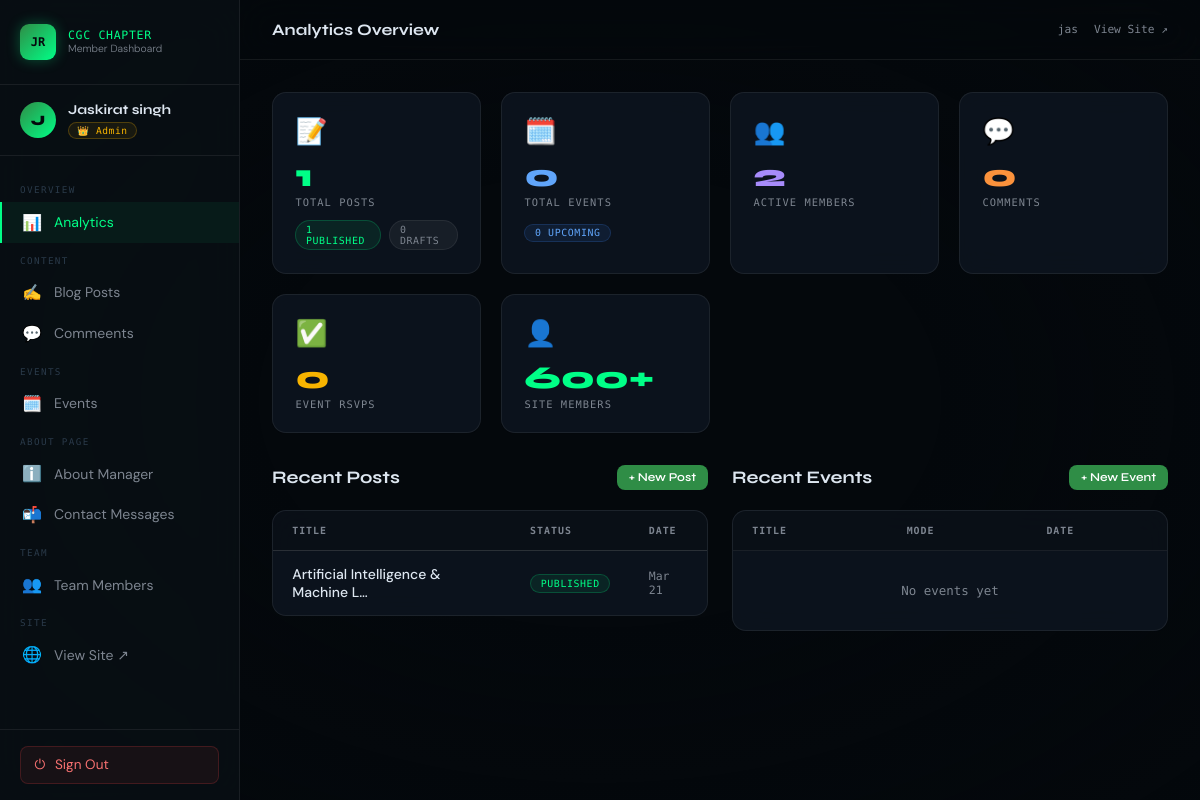
The page /dashboard/ (signed in) on the database its author committed.
### app1/models.py (models this page shows, shortened)
class MemberRole(models.Model):
    ROLE_CHOICES = [
        ('admin', 'Admin'),  # full access
        ('blog_editor', 'Blog Editor'),  # blog only
        ('event_manager', 'Event Manager'),  # events only
        ('team_manager', 'Team Manager'),  # team members only
        ('moderator', 'Moderator'),  # blog + events (read/edit, no delete)
    ]
    user = models.OneToOneField(User, on_delete=models.CASCADE, related_name='member_role')
    role = models.CharField(max_length=20, choices=ROLE_CHOICES, default='blog_editor')
    is_active = models.BooleanField(default=True, help_text="Uncheck to revoke dashboard access")
    joined_date = models.DateField(auto_now_add=True)
    bio = models.TextField(blank=True)
    avatar = models.ImageField(upload_to='member_avatars/', blank=True, null=True)
    class Meta:
        verbose_name = "Member Role"
        verbose_name_plural = "Member Roles"
    @property
    def can_manage_blog(self):
        return self.role in ('admin', 'blog_editor', 'moderator')
    @property
    def can_manage_events(self):
        return self.role in ('admin', 'event_manager', 'moderator')
    @property
    def can_manage_team(self):
        return self.role in ('admin', 'team_manager')
    @property
    def is_admin(self):
        return self.role == 'admin'
    @property
    def role_color(self):
        colors = {
            'admin': '#f8b400',
            'blog_editor': '#00ff87',
            'event_manager': '#60a5fa',
            'team_manager': '#a78bfa',
            'moderator': '#fb923c',
        }
        return colors.get(self.role, '#7d8590')
    @property
    def role_icon(self):
        icons = {
            'admin': '👑',
            'blog_editor': '✍️',
            'event_manager': '🗓️',
            'team_manager': '👥',
            'moderator': '🛡️',
        }
        return icons.get(self.role, '👤')

class SiteStats(models.Model):
    members          = models.PositiveIntegerField(default=500)
    events_hosted    = models.PositiveIntegerField(default=40)
    articles_published = models.PositiveIntegerField(default=100)
    years_running    = models.PositiveIntegerField(default=3)
    active_teams     = models.PositiveIntegerField(default=6)
    class Meta:
        verbose_name        = "Site Statistics"
        verbose_name_plural = "Site Statistics"
    @classmethod
    def get(cls):
        obj, _ = cls.objects.get_or_create(pk=1)
        return obj

class Post(models.Model):
    STATUS_CHOICES = [("draft", "Draft"), ("published", "Published")]
    title       = models.CharField(max_length=250)
    slug        = models.SlugField(unique=True, blank=True, max_length=300)
    author      = models.ForeignKey(User, on_delete=models.CASCADE, related_name="posts")
    category    = models.ForeignKey(Category, on_delete=models.SET_NULL, null=True, blank=True, related_name="posts")
    tags        = models.ManyToManyField(Tag, blank=True, related_name="posts")
    content     = models.TextField()          # store Markdown here
    excerpt     = models.TextField(blank=True, max_length=300)
    cover_image = models.ImageField(upload_to="blog/covers/", blank=True, null=True)
    status      = models.CharField(max_length=10, choices=STATUS_CHOICES, default="draft")
    created_at  = models.DateTimeField(auto_now_add=True)
    updated_at  = models.DateTimeField(auto_now=True)
    class Meta:
        ordering = ["-created_at"]

### app1/views.py (the view)
# urls.py: path('dashboard/', views.dashboard_home, name='dashboard_home'),
@member_required
def dashboard_home(request):
    role    = get_member_role(request.user)
    stats   = SiteStats.get()
    now     = timezone.now()
    total_posts    = Post.objects.count()
    published_posts= Post.objects.filter(status='published').count()
    draft_posts    = Post.objects.filter(status='draft').count()
    total_events   = Event.objects.count()
    upcoming_events= Event.objects.filter(start_dt__gte=now).count()
    total_members  = TeamMember.objects.filter(is_active=True).count()
    total_comments = Comment.objects.count()
    total_rsvps    = RSVP.objects.filter(status='going').count()
    recent_posts   = Post.objects.order_by('-created_at')[:5]
    recent_events  = Event.objects.order_by('-created_at')[:5]
    recent_comments= Comment.objects.order_by('-created_at')[:5]
    cat_data = list(
        Category.objects.annotate(post_count=Count('posts'))
        .values('name', 'post_count').order_by('-post_count')[:6]
    )
    return render(request, 'dashboard/home.html', {
        'role':             role,
        'stats':            stats,
        'total_posts':      total_posts,
        'published_posts':  published_posts,
        'draft_posts':      draft_posts,
        'total_events':     total_events,
        'upcoming_events':  upcoming_events,
        'total_members':    total_members,
        'total_comments':   total_comments,
        'total_rsvps':      total_rsvps,
        'recent_posts':     recent_posts,
        'recent_events':    recent_events,
        'recent_comments':  recent_comments,
        'cat_data':         cat_data,
    })

### app1/views.py (called while the page is built)
def get_member_role(user):
    if user is None or not user.is_authenticated:
        return None
    if user.is_superuser or user.is_staff:
        from .models import MemberRole
        role, created = MemberRole.objects.get_or_create(
            user=user,
            defaults={'role': 'admin', 'is_active': True}
        )
        if not role.is_active:
            role.is_active = True
            role.save()
        return role
    try:
        role = user.member_role
        return role if role.is_active else None
    except MemberRole.DoesNotExist:
        return None

def member_required(view_func):
    from functools import wraps
    @wraps(view_func)
    def wrapper(request, *args, **kwargs):
        if not request.user.is_authenticated:
            return redirect('dashboard_login')
        role = get_member_role(request.user)
        if not role:
            messages.error(request, 'You do not have dashboard access.')
            return redirect('dashboard_login')
        return view_func(request, *args, **kwargs)
    return wrapper

### app1/templates/dashboard/home.html (shortened to what this page needs)
{% extends "dashboard/base_dashboard.html" %}
{% block page_title %}Analytics Overview{% endblock %}
{% block content %}
<div class="stat-cards">
  {% if role.can_manage_blog %}
  <div class="stat-card" style="--card-color:#00ff87;">
    <span class="stat-card-icon">📝</span>
    <div class="stat-card-num" style="color:#00ff87;">{{ total_posts }}</div>
    <div class="stat-card-lbl">Total Posts</div>
    <div style="display:flex;gap:.5rem;margin-top:.75rem;">
      <span class="badge badge-green">{{ published_posts }} published</span>
      <span class="badge badge-gray">{{ draft_posts }} drafts</span>
    </div>
  </div>
  {% endif %}
  {% if role.can_manage_events %}
  <div class="stat-card">
    <span class="stat-card-icon">🗓️</span>
    <div class="stat-card-num" style="color:#60a5fa;">{{ total_events }}</div>
    <div class="stat-card-lbl">Total Events</div>
    <div style="margin-top:.75rem;">
      <span class="badge badge-blue">{{ upcoming_events }} upcoming</span>
    </div>
  </div>
  {% endif %}
  {% if role.can_manage_team %}
  <div class="stat-card">
    <span class="stat-card-icon">👥</span>
    <div class="stat-card-num" style="color:#a78bfa;">{{ total_members }}</div>
    <div class="stat-card-lbl">Active Members</div>
  </div>
  {% endif %}
  {% if role.can_manage_blog %}
  <div class="stat-card">
    <span class="stat-card-icon">💬</span>
    <div class="stat-card-num" style="color:#fb923c;">{{ total_comments }}</div>
    <div class="stat-card-lbl">Comments</div>
  </div>
  {% endif %}
  <div class="stat-card">
    <span class="stat-card-icon">✅</span>
    <div class="stat-card-num" style="color:#f8b400;">{{ total_rsvps }}</div>
    <div class="stat-card-lbl">Event RSVPs</div>
  </div>
  <div class="stat-card">
    <span class="stat-card-icon">👤</span>
    <div class="stat-card-num" style="color:#00ff87;">{{ stats.members }}+</div>
    <div class="stat-card-lbl">Site Members</div>
  </div>
</div>
<div style="display:grid;grid-template-columns:1fr 1fr;gap:1.5rem;flex-wrap:wrap;">
  {% if role.can_manage_blog %}
  <div>
    <div class="section-head">
      <h2>Recent Posts</h2>
      <a href="{% url 'dashboard_blog_create' %}" class="btn btn-primary btn-sm">+ New Post</a>
    </div>
    <div class="dash-table-wrap">
      <table class="dash-table">
        <thead><tr><th>Title</th><th>Status</th><th>Date</th></tr></thead>
        <tbody>
          {% for post in recent_posts %}
          <tr>
            <td>
              <a href="{% url 'dashboard_blog_edit' post.pk %}" style="color:var(--text);text-decoration:none;font-weight:500;">
                {{ post.title|truncatechars:36 }}
              </a>
            </td>
            <td>
              {% if post.status == 'published' %}
                <span class="badge badge-green">Published</span>
              {% else %}
                <span class="badge badge-gray">Draft</span>
              {% endif %}
            </td>
            <td style="font-family:var(--mono);font-size:.72rem;color:var(--muted);">
              {{ post.created_at|date:"M d" }}
            </td>
          </tr>
          {% empty %}
          <tr><td colspan="3" style="text-align:center;color:var(--muted);padding:2rem;font-family:var(--mono);font-size:.78rem;">No posts yet</td></tr>
          {% endfor %}
        </tbody>
      </table>
    </div>
  </div>
  {% endif %}
  {% if role.can_manage_events %}
  <div>
    <div class="section-head">
      <h2>Recent Events</h2>
      <a href="{% url 'dashboard_event_create' %}" class="btn btn-primary btn-sm">+ New Event</a>
    </div>
    <div class="dash-table-wrap">
      <table class="dash-table">
        <thead><tr><th>Title</th><th>Mode</th><th>Date</th></tr></thead>
        <tbody>
          {% for event in recent_events %}
          <tr>
            <td>
              <a href="{% url 'dashboard_event_edit' event.pk %}" style="color:var(--text);text-decoration:none;font-weight:500;">
                {{ event.title|truncatechars:30 }}
              </a>
            </td>
            <td>
              {% if event.mode == 'online' %}<span class="badge badge-blue">Online</span>
              {% elif event.mode == 'offline' %}<span class="badge badge-orange">Offline</span>
              {% else %}<span class="badge badge-green">Hybrid</span>{% endif %}
            </td>
            <td style="font-family:var(--mono);font-size:.72rem;color:var(--muted);">
              {{ event.start_dt|date:"M d" }}
            </td>
          </tr>
          {% empty %}
          <tr><td colspan="3" style="text-align:center;color:var(--muted);padding:2rem;font-family:var(--mono);font-size:.78rem;">No events yet</td></tr>
          {% endfor %}
        </tbody>
      </table>
    </div>
  </div>
  {% endif %}
</div>
{% endblock %}

### app1/templates/dashboard/base_dashboard.html (shortened to what this page needs)
<!DOCTYPE html>
<html lang="en">
<head>
</head>
<body>
<div class="page-overlay"></div>
<canvas id="bg-canvas"></canvas>
<aside class="sidebar" id="sidebar">
  <div class="sidebar-brand">
    <div class="sidebar-logo">JR</div>
    <div class="sidebar-brand-text">
      <span class="sidebar-brand-title">CGC CHAPTER</span>
      <span class="sidebar-brand-sub">Member Dashboard</span>
    </div>
  </div>
  <div class="sidebar-user">
    <div class="sidebar-avatar">
      {% if request.user.member_role.avatar %}
        <img src="{{ request.user.member_role.avatar.url }}" alt="">
      {% else %}
        {{ request.user.username|slice:":1"|upper }}
      {% endif %}
    </div>
    <div class="sidebar-user-info">
      <div class="sidebar-username">{{ request.user.get_full_name|default:request.user.username }}</div>
      {% with role=request.user.member_role %}
      <div class="sidebar-role-badge"
           style="color:{{ role.role_color }};border-color:{{ role.role_color }}40;background:{{ role.role_color }}12;">
        {{ role.role_icon }} {{ role.get_role_display }}
      </div>
      {% endwith %}
    </div>
  </div>
  <nav class="sidebar-nav">
    <div class="nav-section-label">Overview</div>
    <a href="{% url 'dashboard_home' %}"
       class="{% if request.resolver_match.url_name == 'dashboard_home' %}active{% endif %}">
      <span class="nav-icon">📊</span> Analytics
    </a>
    {% with role=request.user.member_role %}
    {% if role.can_manage_blog %}
    <div class="nav-section-label">Content</div>
    <a href="{% url 'dashboard_blogs' %}"
       class="{% if 'blog' in request.resolver_match.url_name %}active{% endif %}">
      <span class="nav-icon">✍️</span> Blog Posts
    </a>
    <a href="{% url 'dashboard_comments' %}"
       class="{% if 'comment' in request.resolver_match.url_name %}active{% endif %}">
      <span class="nav-icon">💬</span> Commeents
    </a>
    {% endif %}
    {% if role.can_manage_events %}
    <div class="nav-section-label">Events</div>
    <a href="{% url 'dashboard_events' %}"
       class="{% if 'event' in request.resolver_match.url_name %}active{% endif %}">
      <span class="nav-icon">🗓️</span> Events
    </a>
    {% endif %}
         {% if role.is_admin %}
    <div class="nav-section-label">About Page</div>
    <a href="{% url 'dashboard_about' %}"
       class="{% if 'about' in request.resolver_match.url_name %}active{% endif %}">
      <span class="nav-icon">ℹ️</span> About Manager
    </a>
    <a href="{% url 'dashboard_contacts' %}"
       class="{% if 'contact' in request.resolver_match.url_name %}active{% endif %}">
      <span class="nav-icon">📬</span> Contact Messages
    </a>
    {% endif %}
    {% if role.can_manage_team %}
    <div class="nav-section-label">Team</div>
    <a href="{% url 'dashboard_team' %}"
       class="{% if 'team' in request.resolver_match.url_name %}active{% endif %}">
      <span class="nav-icon">👥</span> Team Members
    </a>
    {% endif %}
    {% endwith %}
    <div class="nav-section-label">Site</div>
    <a href="{% url 'index' %}" target="_blank">
      <span class="nav-icon">🌐</span> View Site ↗
    </a>
  </nav>
  <div class="sidebar-footer">
    <a href="{% url 'dashboard_logout' %}" class="btn-logout">
      <span>⏻</span> Sign Out
    </a>
  </div>
</aside>
<div class="dashboard-main">
  <header class="topbar">
    <div style="display:flex;align-items:center;gap:1rem;">
      <span class="topbar-title">{% block page_title %}Dashboard{% endblock %}</span>
    </div>
    <div style="display:flex;align-items:center;gap:1rem;">
      <span style="font-family:var(--mono);font-size:.7rem;color:var(--muted);">
        {{ request.user.username }}
      </span>
      <a href="{% url 'index' %}" target="_blank"
         style="font-family:var(--mono);font-size:.7rem;color:var(--muted);text-decoration:none;transition:color .2s;"
         onmouseover="this.style.color='var(--green)'" onmouseout="this.style.color='var(--muted)'">
        View Site ↗
      </a>
    </div>
  </header>
  <div class="page-content">
    {% block content %}{% endblock %}
  </div>
</div>
<canvas id="glow-trail"></canvas>
</body>
</html>

### rows shown on the page
MemberRole: role_icon "👑", role "Admin"
SiteStats: members "600"
Post: title "Artificial Intelligence & Machine L…", status "PUBLISHED", created_at "Mar 21"

### other values the page prints
{{ request.user.username|slice:":1"|upper }} "J"
{{ request.user.get_full_name|default:request.user.username }} "Jaskirat singh"
{{ request.user.username }} "jas"
{{ total_posts }} "1"
{{ published_posts }} "1"
{{ draft_posts }} "0"
{{ total_events }} "0"
{{ upcoming_events }} "0"
{{ total_members }} "2"
{{ total_comments }} "0"
{{ total_rsvps }} "0"
